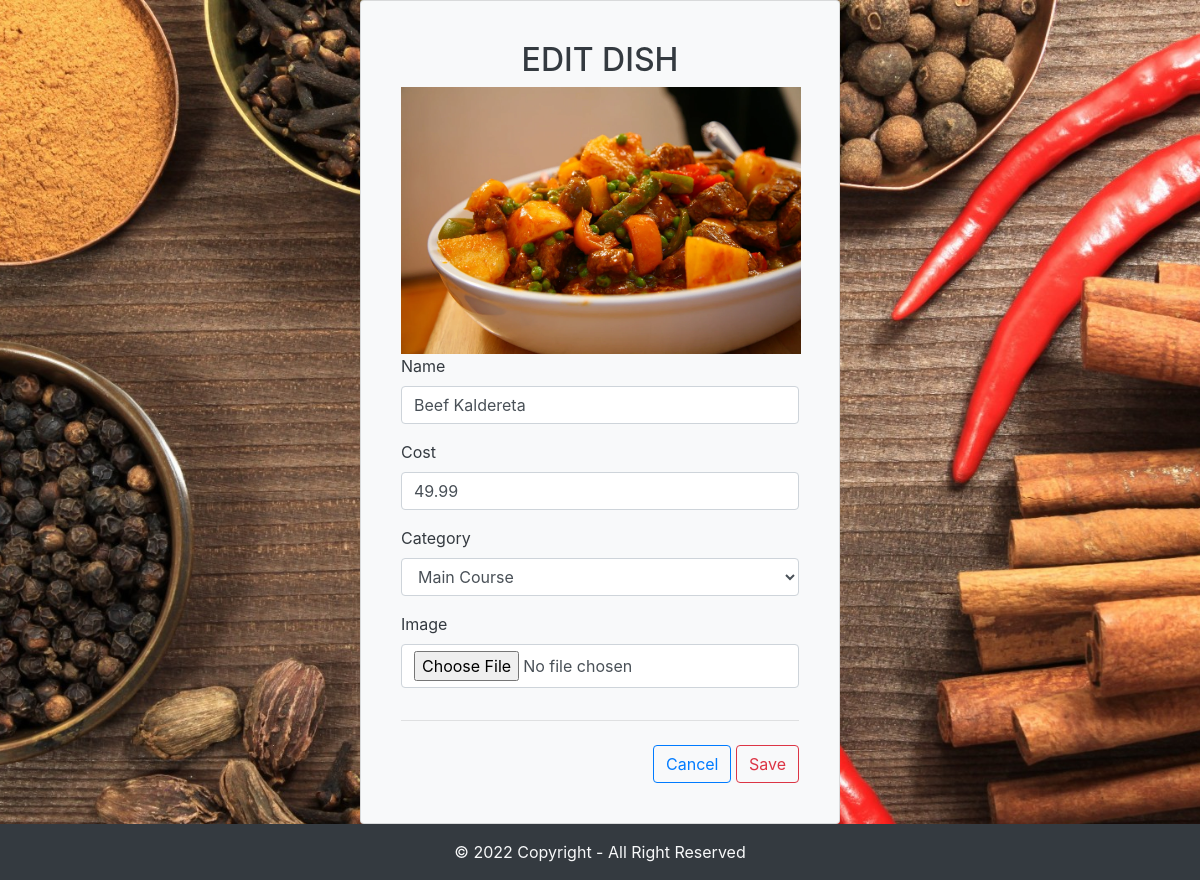
The page /edit.php?id=1 on the database its author committed.
### tables this page shows
CREATE TABLE `dishes` (
  `id` int(11) NOT NULL,
  `name` varchar(100) NOT NULL,
  `cost` double NOT NULL,
  `category_id` int(11) NOT NULL,
  `image` varchar(500) NOT NULL
);

CREATE TABLE `category` (
  `id` int(11) NOT NULL,
  `name` varchar(50) NOT NULL,
  `location` varchar(50) NOT NULL
);

### edit.php (the view, shortened to what this page needs)
<?php
require_once "config/database.php";
$categoryID = 0;
if(isset($_GET['id'])){
    $id = $_GET['id'];
    $sql = "SELECT * FROM dishes where id='$id'";
    $result = $link->query($sql);
    if ($result->num_rows > 0) {
        while($row = $result->fetch_assoc()) {
            $name = $row['name'];
            $cost = $row['cost'];
            $categoryID = $row['category_id'];
            $image = $row['image'];
        }
    }
}
include('header.php');
?>      <div class="formContainer card bg-light text-dark">
            <h2 class="formHeader"> <?php echo "EDIT DISH"; ?></h2>
            <form class="needs-validation" novalidate action="action.php" method="POST" enctype="multipart/form-data">
                <img class="mx-auto d-block" src="<?php if($image != ""){ echo $image; } else { echo "./Assets/Picture/default.jpg"; } ?>" width="400" alt="Dishes" >
                <div class="row">
                    <div class="col-12 mb-3">
                        <label for="inpuName">Name</label>
                        <input type="text" class="form-control <?php if(!empty($name_err)){ echo 'is-invalid';} ?>" id="inputName" name="name" placeholder="" value="<?php if(!empty($name)){ echo $name;} ?>">
                    </div>
                </div>
                <div class="row">
                    <div class="col-12 mb-3">
                        <label for="inputCost">Cost</label>
                        <input type="number" class="form-control <?php if(!empty($cost_err)){ echo 'is-invalid';} ?>" id="inputCost" name="cost" placeholder="" value="<?php if(!empty($cost)){ echo $cost;} ?>">
                    </div>
                </div>
                <div class="row">
                    <div class="col-12 mb-3">
                        <label for="selectCategory">Category</label>
                        <select class="form-control" id="selectCategory" name="category">
                        <?php
                        $sql = "SELECT * FROM category";
                        $i = 1;
                        $result = $link->query($sql);
                        while($row = $result->fetch_assoc()) {
                            ?>
                            <option value="<?php echo $row['id']; ?>" <?php if($categoryID==$i){ echo "selected";} ?> ><?php echo $row['name'];?></option>
                            <?php
                            $i++;
                        }
                            ?>
                        </select>
                    </div>
                </div>
                <div class="row">
                    <div class="col-12 mb-3">
                        <label for="image">Image</label>
                        <input type="file" class="form-control" id="fileToUpload" name="fileToUpload">
                    </div>
                </div>
                <hr class="mb-4">
                <div class="float-right" >
                    <a href="manage.php" class="btn btn-outline-primary">Cancel</a>
                    <button class="btn btn-outline-danger" name="updateData" type="submit">Save</button>
                </div>
            </form>
        </div>
<?php
include("footer.php");
?>

### main.css (style rules this page uses)
body { background: url("Assets/Picture/bg.jpg") no-repeat fixed center; background-size: cover; }
.formContainer { display: block; width: 40%; margin: auto; padding: 40px; border-radius: 15%; }
.formHeader { text-align: center; }

### rows shown on the page
dishes: image (picture), name "Beef Kaldereta", cost "49.99", category "Main Course"
